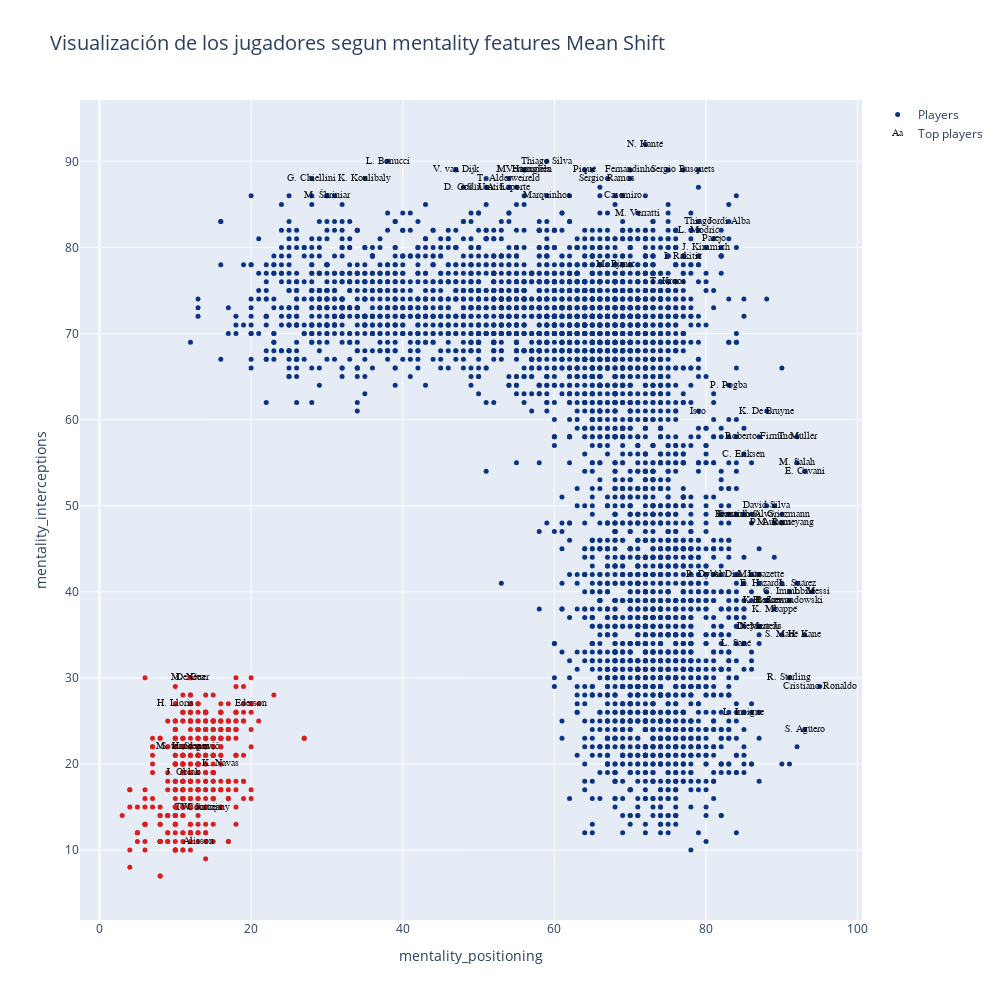

Notebook code for this chart:
### Code cell
bw = estimate_bandwidth(dfn, quantile=0.2)#, n_samples=1000)

display(f"Ancho de banda estimado: {int(bw)}")

ms = MeanShift(bandwidth=int(bw), n_jobs=2)#, bin_seeding=True)
ms.fit(dfn)

skill_1 = 'mentality_positioning'
skill_2 = 'mentality_interceptions'
clusters = ms.labels_
cluster_centers = ms.cluster_centers_
n_clusters = len(np.unique(clusters))
bool_crack = dfn.overall>85

display(f"Numero estimado de clusters para Mean Shift : {n_clusters}")


graf1 = go.Scatter(x=dfn[skill_1], 
                   y=dfn[skill_2],
                   name='Players',
                   text=dfo[['club', 'team_position']].apply(lambda x:f'{x.club} - {x.team_position}', axis=1),
                   mode='markers',
                   marker=dict(size=5,
                   color = clusters.astype(np.float),
                   colorscale='Portland',
                   showscale=False))

crack =go.Scatter(x=dfn.loc[bool_crack,skill_1], 
                  y=dfn.loc[bool_crack,skill_2],
                  name='Top players',
                  text=dfo.loc[bool_crack,'short_name'],
                  textfont=dict(family='sans serif',size=10,color='black'),
                  opacity=0.9,
                  mode='text')

data=[graf1, crack]

layout = go.Layout(title="Visualización de los jugadores segun mentality features Mean Shift", 
                   titlefont=dict(size=20),
                   xaxis=dict(title=skill_1),
                   yaxis=dict(title=skill_2),
                   autosize=False,
                   width=1000,
                   height=1000)

fig = go.Figure(data=data, layout=layout)

iplot(fig)

### Figure 1 — Plotly figure (JSON) as saved in the notebook; plotly's stock layout.template omitted (floating-point values rounded to 4 significant figures; data arrays with more than 128 entries replaced by an {"elided": "..."} marker saying what was removed)
{"data": [{"marker": {"color": {"elided": "4756 int values"}, "colorscale": [[0, "rgb(12,51,131)"], [0.25, "rgb(10,136,186)"], [0.5, "rgb(242,211,56)"], [0.75, "rgb(242,143,56)"], [1, "rgb(217,30,30)"]], "showscale": false, "size": 5}, "mode": "markers", "name": "Players", "text": {"elided": "4756 str values"}, "type": "scatter", "x": {"elided": "4756 int values"}, "y": {"elided": "4756 int values"}}, {"mode": "text", "name": "Top players", "opacity": 0.9, "text": ["L. Messi", "Cristiano Ronaldo", "Neymar Jr", "J. Oblak", "E. Hazard", "K. De Bruyne", "M. ter Stegen", "V. van Dijk", "L. Modrić", "M. Salah", "K. Mbappé", "K. Koulibaly", "H. Kane", "Alisson", "De Gea", "N. Kanté", "G. Chiellini", "S. Agüero", "Sergio Ramos", "L. Suárez", "R. Lewandowski", "Sergio Busquets", "A. Griezmann", "P. Dybala", "P. Pogba", "Ederson", "R. Sterling", "C. Eriksen", "T. Courtois", "Piqué", "S. Handanovič", "M. Neuer", "H. Lloris", "David Silva", "E. Cavani", "D. Godín", "T. Kroos", "M. Reus", "P. Aubameyang", "S. Mané", "A. Laporte", "Bernardo Silva", "Casemiro", "H. Son", "Fernandinho", "Thiago Silva", "K. Benzema", "J. Vertonghen", "D. Mertens", "M. Hummels", "T. Alderweireld", "Jordi Alba", "Thiago", "K. Navas", "L. Insigne", "L. Sané", "Marquinhos", "M. Škriniar", "M. Verratti", "S. Umtiti", "W. Szczęsny", "J. Kimmich", "Isco", "Roberto Firmino", "I. Rakitić", "M. Pjanić", "A. Di María", "L. Bonucci", "Coutinho", "Parejo", "T. Müller", "C. Immobile", "A. Lacazette"], "textfont": {"color": "black", "family": "sans serif", "size": 10}, "type": "scatter", "x": [94, 95, 87, 11, 87, 88, 11, 47, 79, 92, 89, 35, 93, 13, 12, 72, 28, 93, 67, 92, 91, 77, 90, 80, 83, 20, 91, 85, 13, 64, 12, 12, 10, 88, 93, 48, 75, 89, 90, 90, 54, 85, 69, 88, 70, 59, 88, 56, 87, 56, 54, 83, 79, 16, 85, 84, 59, 30, 71, 51, 14, 80, 79, 87, 77, 68, 84, 38, 84, 81, 92, 91, 87], "y": [40, 29, 36, 19, 41, 61, 22, 89, 82, 55, 38, 88, 35, 11, 30, 92, 88, 24, 88, 41, 39, 89, 49, 42, 64, 27, 30, 56, 15, 89, 22, 30, 27, 50, 54, 87, 76, 48, 48, 35, 87, 49, 86, 39, 89, 90, 39, 89, 36, 89, 88, 83, 83, 20, 26, 34, 86, 86, 84, 87, 15, 80, 61, 58, 79, 78, 42, 90, 49, 81, 58, 40, 42]}], "layout": {"autosize": false, "height": 1000, "title": {"font": {"size": 20}, "text": "Visualización de los jugadores segun mentality features Mean Shift"}, "width": 1000, "xaxis": {"autorange": true, "range": [-2.572, 100.6], "title": {"text": "mentality_positioning"}, "type": "linear"}, "yaxis": {"autorange": true, "range": [1.874, 97.13], "title": {"text": "mentality_interceptions"}, "type": "linear"}}}
